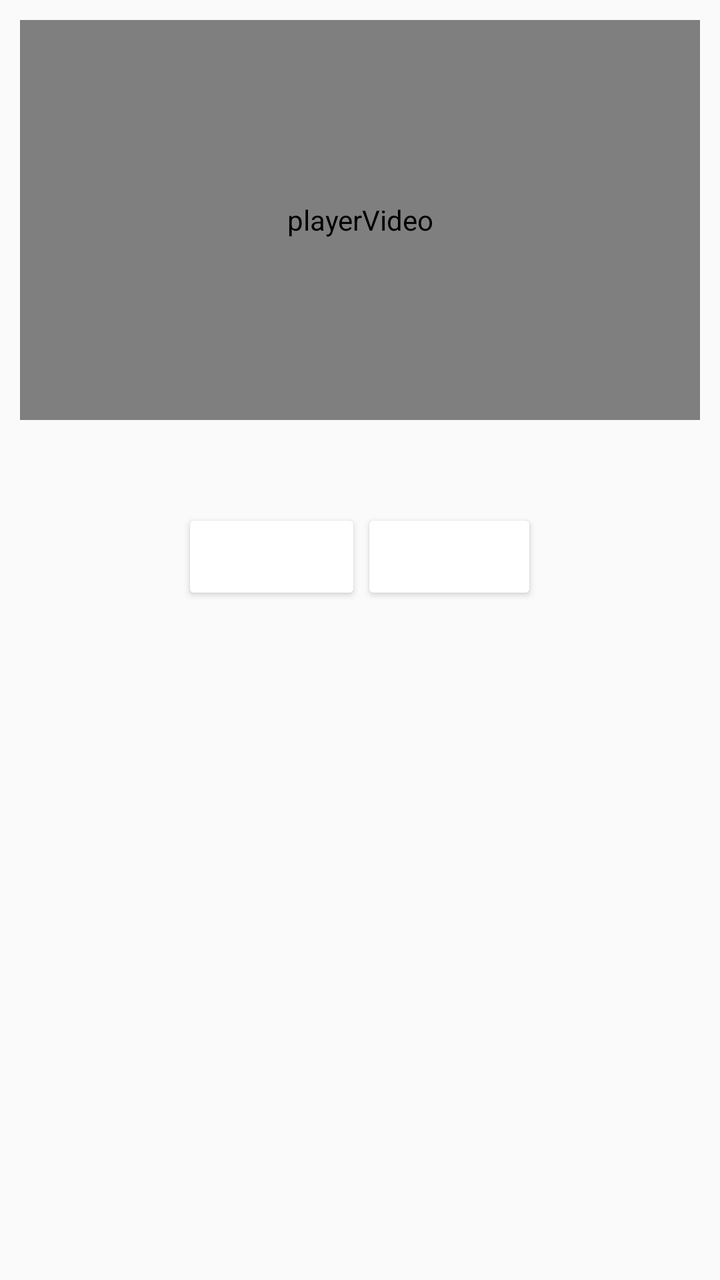
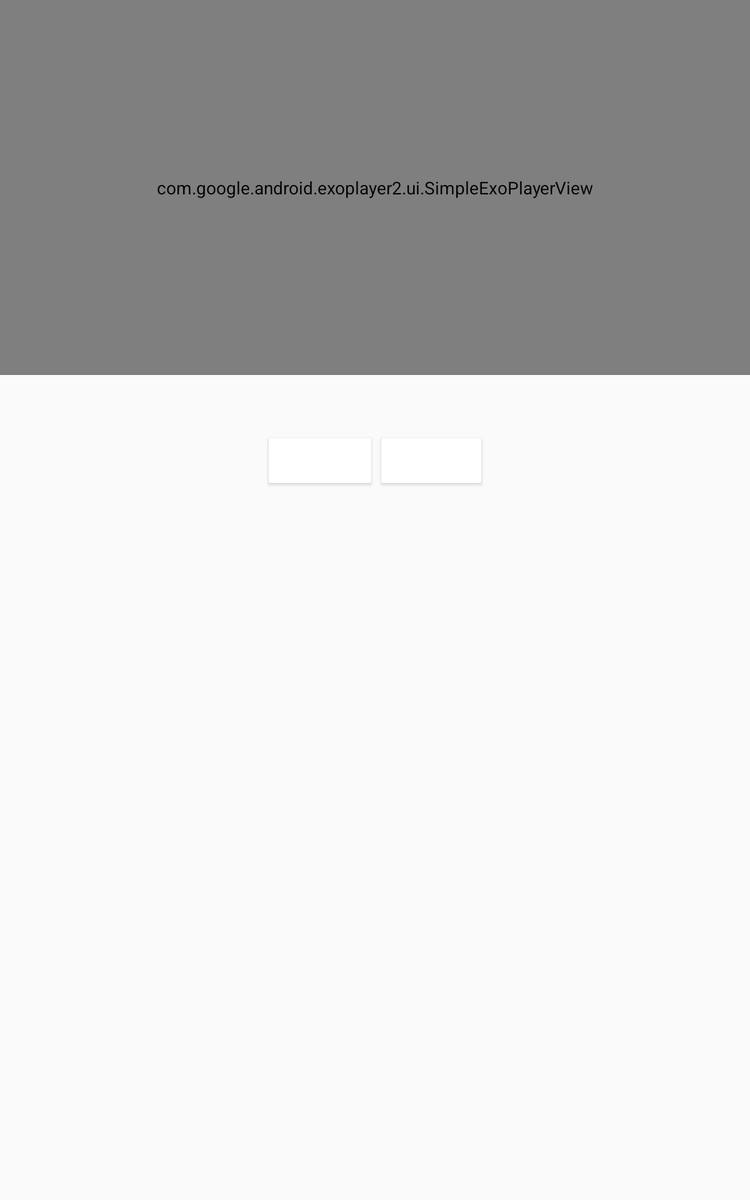

Two renders of one Android screen. The first uses the default layout on a phone; the second uses the alternative layout the repository ships for a different screen configuration, on a matching device. The two XML files are below.
<!-- AndroidManifest.xml: application theme AppTheme -->
<!-- res/layout/recipe_step_fragment.xml -->
<?xml version="1.0" encoding="utf-8"?>
<LinearLayout xmlns:android="http://schemas.android.com/apk/res/android"
    android:layout_width="match_parent"
    android:layout_height="match_parent"
    android:orientation="vertical"
    android:padding="@dimen/recipe_step_ll_padding">

    <com.google.android.exoplayer2.ui.SimpleExoPlayerView
        android:id="@+id/playerView"
        android:layout_width="match_parent"
        android:layout_height="@dimen/recipe_step_port_height"
        android:layout_gravity="center_horizontal"
        android:contentDescription="playerVideo" />

    <ImageView
        android:id="@+id/thumbNail"
        android:layout_width="wrap_content"
        android:layout_height="wrap_content"
        android:layout_gravity="center_horizontal" />

    <TextView
        android:id="@+id/stepDescription"
        android:layout_width="wrap_content"
        android:layout_height="wrap_content"
        android:layout_margin="@dimen/recipe_description_margin"
        android:textSize="@dimen/recipe_description_text_size" />

    <LinearLayout
        android:layout_width="wrap_content"
        android:layout_height="@dimen/recipe_buttons_ll_lh"
        android:layout_gravity="center_horizontal"
        android:orientation="horizontal">

        <Button
            android:id="@+id/previousStep"
            android:layout_width="wrap_content"
            android:layout_height="wrap_content"
            android:text="@string/previous_step"
            android:textColor="@color/white"
            android:theme="@style/MyButton" />

        <Button
            android:id="@+id/nextStep"
            android:layout_width="wrap_content"
            android:layout_height="wrap_content"
            android:text="@string/next_step"
            android:textColor="@color/white"
            android:theme="@style/MyButton" />

    </LinearLayout>

</LinearLayout>
<!-- resources referenced by this layout -->
<resources>
  <color name="white">#FFF</color>
  <dimen name="recipe_buttons_ll_lh">50dp</dimen>
  <dimen name="recipe_description_margin">10dp</dimen>
  <dimen name="recipe_description_text_size">18sp</dimen>
  <dimen name="recipe_step_ll_padding">10dp</dimen>
  <dimen name="recipe_step_port_height">200dp</dimen>
  <string name="next_step">Next</string>
  <string name="previous_step">Previous</string>
  <style name="MyButton" parent="Theme.AppCompat.Light">
          <item name="colorControlHighlight">@color/indigo</item>
          <item name="colorButtonNormal">@color/pink</item>
      </style>
  <style name="AppTheme" parent="Theme.AppCompat.Light.DarkActionBar">
          
          <item name="colorPrimary">@color/colorPrimary</item>
          <item name="colorPrimaryDark">@color/colorPrimaryDark</item>
          <item name="colorAccent">@color/colorAccent</item>
      </style>
  <color name="colorPrimary">#3F51B5</color>
  <color name="colorPrimaryDark">#303F9F</color>
  <color name="colorAccent">#FF4081</color>
</resources>
<!-- res/layout-sw600dp-port/recipe_step_fragment.xml (the repository's variant of the layout above) -->
<!-- drawn on a 7-inch tablet held upright -->
<?xml version="1.0" encoding="utf-8"?>
<LinearLayout xmlns:android="http://schemas.android.com/apk/res/android"
    android:layout_width="match_parent"
    android:layout_height="match_parent"
    android:orientation="horizontal"
    >

    <LinearLayout
        android:layout_width="match_parent"
        android:layout_height="wrap_content"
        android:orientation="vertical"
        android:tag="tablet-sw600dp-step-detail-landscape">

        <com.google.android.exoplayer2.ui.SimpleExoPlayerView
            android:id="@+id/playerView"
            android:layout_width="match_parent"
            android:layout_height="300dp"
            android:layout_gravity="center_horizontal"
            android:layout_margin="0dp" />

        <ImageView
            android:id="@+id/thumbNail"
            android:layout_width="wrap_content"
            android:layout_height="wrap_content"
            android:layout_gravity="center_horizontal" />

        <TextView
            android:id="@+id/stepDescription"
            android:layout_width="wrap_content"
            android:layout_height="wrap_content"
            android:layout_margin="10dp"
            android:textSize="18sp" />

        <LinearLayout
            android:layout_width="wrap_content"
            android:layout_height="50dp"
            android:layout_gravity="center_horizontal"
            android:orientation="horizontal">

            <Button
                android:id="@+id/previousStep"
                android:layout_width="wrap_content"
                android:layout_height="wrap_content"
                android:text="@string/previous_step"
                android:textColor="@color/white"
                android:theme="@style/MyButton" />

            <Button
                android:id="@+id/nextStep"
                android:layout_width="wrap_content"
                android:layout_height="wrap_content"
                android:text="@string/next_step"
                android:textColor="@color/white"
                android:theme="@style/MyButton" />

        </LinearLayout>


    </LinearLayout>

</LinearLayout>
<!-- resources referenced by the variant -->
<!-- as a 7-inch tablet held upright resolves them -->
<resources>
  <color name="white">#FFF</color>
  <string name="next_step">Next</string>
  <string name="previous_step">Previous</string>
  <style name="MyButton" parent="Theme.AppCompat.Light">
          <item name="colorControlHighlight">@color/indigo</item>
          <item name="colorButtonNormal">@color/pink</item>
      </style>
  <style name="AppTheme" parent="Theme.AppCompat.Light.DarkActionBar">
          
          <item name="colorPrimary">@color/colorPrimary</item>
          <item name="colorPrimaryDark">@color/colorPrimaryDark</item>
          <item name="colorAccent">@color/colorAccent</item>
      </style>
  <color name="colorPrimary">#3F51B5</color>
  <color name="colorPrimaryDark">#303F9F</color>
  <color name="colorAccent">#FF4081</color>
</resources>
